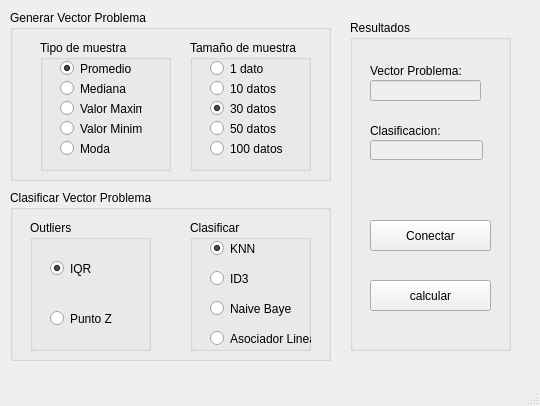
<?xml version="1.0" encoding="UTF-8"?>
<ui version="4.0">
 <class>MainWindow</class>
 <widget class="QMainWindow" name="MainWindow">
  <property name="geometry">
   <rect>
    <x>0</x>
    <y>0</y>
    <width>540</width>
    <height>406</height>
   </rect>
  </property>
  <property name="windowTitle">
   <string>MainWindow</string>
  </property>
  <widget class="QWidget" name="centralwidget">
   <widget class="QGroupBox" name="groupBox">
    <property name="geometry">
     <rect>
      <x>10</x>
      <y>10</y>
      <width>321</width>
      <height>171</height>
     </rect>
    </property>
    <property name="title">
     <string>Generar Vector Problema</string>
    </property>
    <widget class="QGroupBox" name="gpboxTipo">
     <property name="geometry">
      <rect>
       <x>30</x>
       <y>30</y>
       <width>131</width>
       <height>131</height>
      </rect>
     </property>
     <property name="title">
      <string>Tipo de muestra</string>
     </property>
     <widget class="QRadioButton" name="rad_maximo">
      <property name="geometry">
       <rect>
        <x>20</x>
        <y>60</y>
        <width>82</width>
        <height>17</height>
       </rect>
      </property>
      <property name="text">
       <string>Valor Maximo</string>
      </property>
     </widget>
     <widget class="QRadioButton" name="rad_mediana">
      <property name="geometry">
       <rect>
        <x>20</x>
        <y>40</y>
        <width>82</width>
        <height>17</height>
       </rect>
      </property>
      <property name="text">
       <string>Mediana</string>
      </property>
     </widget>
     <widget class="QRadioButton" name="rad_minimo">
      <property name="geometry">
       <rect>
        <x>20</x>
        <y>80</y>
        <width>82</width>
        <height>17</height>
       </rect>
      </property>
      <property name="text">
       <string>Valor Minimo</string>
      </property>
     </widget>
     <widget class="QRadioButton" name="rad_moda">
      <property name="geometry">
       <rect>
        <x>20</x>
        <y>100</y>
        <width>82</width>
        <height>17</height>
       </rect>
      </property>
      <property name="text">
       <string>Moda</string>
      </property>
     </widget>
     <widget class="QRadioButton" name="rad_promedio">
      <property name="geometry">
       <rect>
        <x>20</x>
        <y>20</y>
        <width>82</width>
        <height>17</height>
       </rect>
      </property>
      <property name="text">
       <string>Promedio</string>
      </property>
      <property name="checked">
       <bool>true</bool>
      </property>
     </widget>
    </widget>
    <widget class="QGroupBox" name="gpboxTamano">
     <property name="geometry">
      <rect>
       <x>180</x>
       <y>30</y>
       <width>121</width>
       <height>131</height>
      </rect>
     </property>
     <property name="title">
      <string>Tamaño de muestra</string>
     </property>
     <widget class="QRadioButton" name="rad_50">
      <property name="geometry">
       <rect>
        <x>20</x>
        <y>80</y>
        <width>82</width>
        <height>17</height>
       </rect>
      </property>
      <property name="text">
       <string>50 datos</string>
      </property>
     </widget>
     <widget class="QRadioButton" name="rad_10">
      <property name="geometry">
       <rect>
        <x>20</x>
        <y>40</y>
        <width>82</width>
        <height>17</height>
       </rect>
      </property>
      <property name="text">
       <string>10 datos</string>
      </property>
     </widget>
     <widget class="QRadioButton" name="rad_1">
      <property name="geometry">
       <rect>
        <x>20</x>
        <y>20</y>
        <width>82</width>
        <height>17</height>
       </rect>
      </property>
      <property name="text">
       <string>1 dato</string>
      </property>
     </widget>
     <widget class="QRadioButton" name="rad_30">
      <property name="geometry">
       <rect>
        <x>20</x>
        <y>60</y>
        <width>82</width>
        <height>17</height>
       </rect>
      </property>
      <property name="text">
       <string>30 datos</string>
      </property>
      <property name="checked">
       <bool>true</bool>
      </property>
     </widget>
     <widget class="QRadioButton" name="rad_100">
      <property name="geometry">
       <rect>
        <x>20</x>
        <y>100</y>
        <width>82</width>
        <height>17</height>
       </rect>
      </property>
      <property name="text">
       <string>100 datos</string>
      </property>
     </widget>
    </widget>
   </widget>
   <widget class="QGroupBox" name="groupBox_2">
    <property name="geometry">
     <rect>
      <x>10</x>
      <y>190</y>
      <width>321</width>
      <height>171</height>
     </rect>
    </property>
    <property name="title">
     <string>Clasificar Vector Problema</string>
    </property>
    <widget class="QGroupBox" name="groupBox_3">
     <property name="geometry">
      <rect>
       <x>20</x>
       <y>30</y>
       <width>121</width>
       <height>131</height>
      </rect>
     </property>
     <property name="title">
      <string>Outliers</string>
     </property>
     <widget class="QRadioButton" name="rad_iqr">
      <property name="geometry">
       <rect>
        <x>20</x>
        <y>40</y>
        <width>82</width>
        <height>17</height>
       </rect>
      </property>
      <property name="text">
       <string>IQR</string>
      </property>
      <property name="checked">
       <bool>true</bool>
      </property>
     </widget>
     <widget class="QRadioButton" name="rad_pz">
      <property name="geometry">
       <rect>
        <x>20</x>
        <y>90</y>
        <width>82</width>
        <height>17</height>
       </rect>
      </property>
      <property name="text">
       <string>Punto Z</string>
      </property>
     </widget>
    </widget>
    <widget class="QGroupBox" name="groupBox_4">
     <property name="geometry">
      <rect>
       <x>180</x>
       <y>30</y>
       <width>121</width>
       <height>131</height>
      </rect>
     </property>
     <property name="title">
      <string>Clasificar</string>
     </property>
     <widget class="QRadioButton" name="rad_knn">
      <property name="geometry">
       <rect>
        <x>20</x>
        <y>20</y>
        <width>82</width>
        <height>17</height>
       </rect>
      </property>
      <property name="text">
       <string>KNN</string>
      </property>
      <property name="checked">
       <bool>true</bool>
      </property>
     </widget>
     <widget class="QRadioButton" name="rad_id3">
      <property name="geometry">
       <rect>
        <x>20</x>
        <y>50</y>
        <width>82</width>
        <height>17</height>
       </rect>
      </property>
      <property name="text">
       <string>ID3</string>
      </property>
      <property name="checked">
       <bool>false</bool>
      </property>
     </widget>
     <widget class="QRadioButton" name="rad_bayes">
      <property name="geometry">
       <rect>
        <x>20</x>
        <y>80</y>
        <width>82</width>
        <height>17</height>
       </rect>
      </property>
      <property name="text">
       <string>Naive Bayes</string>
      </property>
     </widget>
     <widget class="QRadioButton" name="rad_lineal">
      <property name="geometry">
       <rect>
        <x>20</x>
        <y>110</y>
        <width>101</width>
        <height>17</height>
       </rect>
      </property>
      <property name="text">
       <string>Asociador Lineal</string>
      </property>
     </widget>
    </widget>
   </widget>
   <widget class="QGroupBox" name="groupBox_5">
    <property name="geometry">
     <rect>
      <x>350</x>
      <y>20</y>
      <width>161</width>
      <height>331</height>
     </rect>
    </property>
    <property name="title">
     <string>Resultados</string>
    </property>
    <widget class="QLineEdit" name="txt_vProblema">
     <property name="enabled">
      <bool>false</bool>
     </property>
     <property name="geometry">
      <rect>
       <x>20</x>
       <y>60</y>
       <width>111</width>
       <height>21</height>
      </rect>
     </property>
     <property name="alignment">
      <set>Qt::AlignCenter</set>
     </property>
    </widget>
    <widget class="QLabel" name="label">
     <property name="geometry">
      <rect>
       <x>20</x>
       <y>40</y>
       <width>91</width>
       <height>21</height>
      </rect>
     </property>
     <property name="text">
      <string>Vector Problema:</string>
     </property>
    </widget>
    <widget class="QLabel" name="label_2">
     <property name="geometry">
      <rect>
       <x>20</x>
       <y>100</y>
       <width>71</width>
       <height>21</height>
      </rect>
     </property>
     <property name="text">
      <string>Clasificacion:</string>
     </property>
    </widget>
    <widget class="QLineEdit" name="txt_clasificacion">
     <property name="enabled">
      <bool>false</bool>
     </property>
     <property name="geometry">
      <rect>
       <x>20</x>
       <y>120</y>
       <width>113</width>
       <height>20</height>
      </rect>
     </property>
     <property name="alignment">
      <set>Qt::AlignCenter</set>
     </property>
    </widget>
    <widget class="QPushButton" name="btn_conectar">
     <property name="geometry">
      <rect>
       <x>20</x>
       <y>200</y>
       <width>121</width>
       <height>31</height>
      </rect>
     </property>
     <property name="text">
      <string>Conectar</string>
     </property>
    </widget>
    <widget class="QPushButton" name="btn_generar">
     <property name="geometry">
      <rect>
       <x>20</x>
       <y>260</y>
       <width>121</width>
       <height>31</height>
      </rect>
     </property>
     <property name="text">
      <string>calcular</string>
     </property>
    </widget>
   </widget>
  </widget>
  <widget class="QMenuBar" name="menubar">
   <property name="geometry">
    <rect>
     <x>0</x>
     <y>0</y>
     <width>540</width>
     <height>21</height>
    </rect>
   </property>
  </widget>
  <widget class="QStatusBar" name="statusbar"/>
 </widget>
 <resources/>
 <connections/>
</ui>
